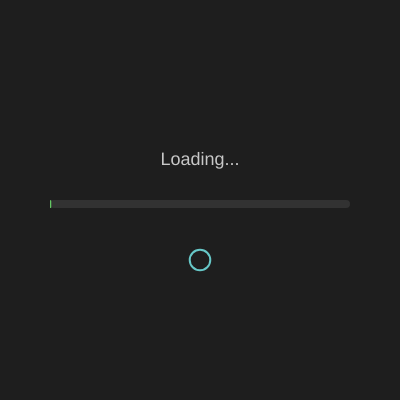
Frame 1 (no input)
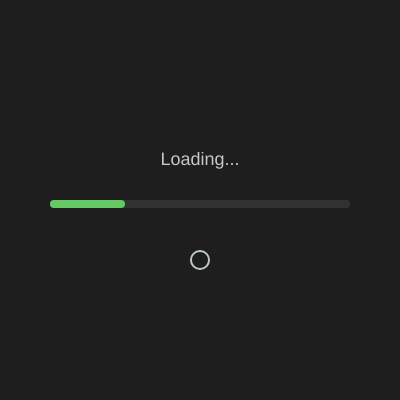
Frame 60 (no input)
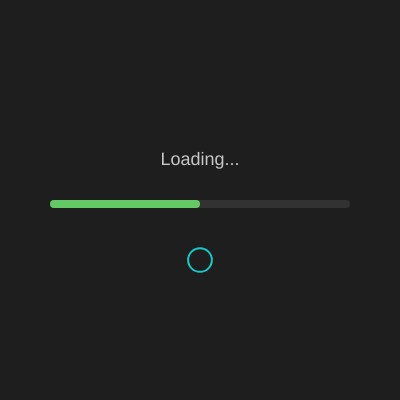
Frame 120 (the mouse pressed at the canvas centre since frame 60)

The p5.js sketch that drew these frames (run headless with seeded random() and noise() and a simulated clock; from frame 60 on, the mouse is pressed at the canvas centre):

// p5.js sketch
// ── sketch.js
let loading = true; // Tracks if the app is still "loading"
let loadingTime = 4000; // Simulated loading time in milliseconds
let startTime;

function setup() {
  createCanvas(400, 400);
  startTime = millis(); // Record the start time
}

function draw() {
  background(30);

  if (loading) {
    // Calculate elapsed time and progress
    let elapsedTime = millis() - startTime;
    let progress = constrain(elapsedTime / loadingTime, 0, 1);

    // Minimal Title
    textAlign(CENTER, CENTER);
    textSize(18);
    fill(200);
    noStroke();
    text('Loading...', width / 2, height / 2 - 40);

    // Progress Bar
    let barWidth = 300;
    let barHeight = 8;
    let barX = width / 2 - barWidth / 2;
    let barY = height / 2;
    fill(50);
    rect(barX, barY, barWidth, barHeight, 4); // Background bar
    fill(100, 200, 100);
    rect(barX, barY, barWidth * progress, barHeight, 4); // Progress

    // Subtle Pulsing Circle
    noFill();
    stroke(100 + 100 * sin(millis() / 500), 200, 200);
    strokeWeight(2);
    ellipse(width / 2, height / 2 + 60, 20 + 10 * sin(millis() / 300));

    // Check if "loading" is complete
    if (elapsedTime > loadingTime) {
      loading = false; // Exit loading state
    }
  } else {
    // Main content after loading
    background(20);
    fill(200);
    textAlign(CENTER, CENTER);
    textSize(24);
    text("Let's go!", width / 2, height / 2);

    // Subtle fade-in effect for elegance
    noStroke();
    for (let i = 0; i < 100; i++) {
      fill(255, 255, 255, 5 - i / 20);
      ellipse(random(width), random(height), 1, 1);
    }
  }
}
